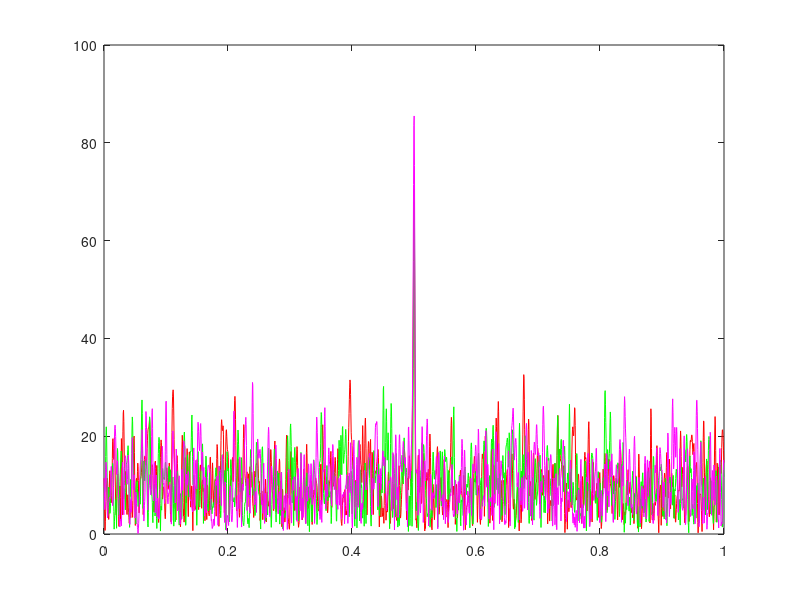

This figure's MATLAB source: (Note: this script raises an error after producing the figure.)
randn('state', 12345);

rate = 2048;

channelNames = { 'H1:foo', 'L1:foo', 'V1:foo' };

x = {};
xSw = {};

t = ((1:rate)-.5)/rate;
envelope = 6*exp(-((t - 0.5).^2)/(2 * 0.001.^2));
phase = 2 * pi * (t - 0.5) * 256;
wc = envelope .* cos(phase);
ws = envelope .* sin(phase);
wSw = repmat(wc * wc', 1, length(channelNames));

figure(1);
hold off;

marker = { 'r-', 'g-', 'm-' };

taus = [];

for k = 1:length(channelNames)
    x{k} = randn(1, rate);
    
    if (k)
        x{k} = x{k} + [ wc((rate/2+1):rate) , wc(1:(rate/2)) ];
    end
        
    xSw{k} = real(ifft(fft(x{k}) .* conj(fft(wc)))) ...
       + i * real(ifft(fft(x{k}) .* conj(fft(ws))));
   
   plot(t, abs(xSw{k}), marker{k});
   hold on;

   taus = [taus, 0.5 - 0.2.^k, 0.5+0.2.^k];

end

taus = [taus, 0, 1, 0.0001];


figure(2);

% mean(real(xSw) .* real(xSw)) / wSw

[theta, phi] = wsinusoidalprojection(180);
directions = [ theta(:)' ; phi(:)' ];

%taus = rate/2 + ((-127):128);

[logSkymap] = wposteriors(channelNames, rate, wSw, xSw, directions, taus);

whybridskyplot([theta(:) , phi(:) , logSkymap(:)]);

logSignal = log(mean(exp(logSkymap - max(logSkymap)))) + max(logSkymap)

